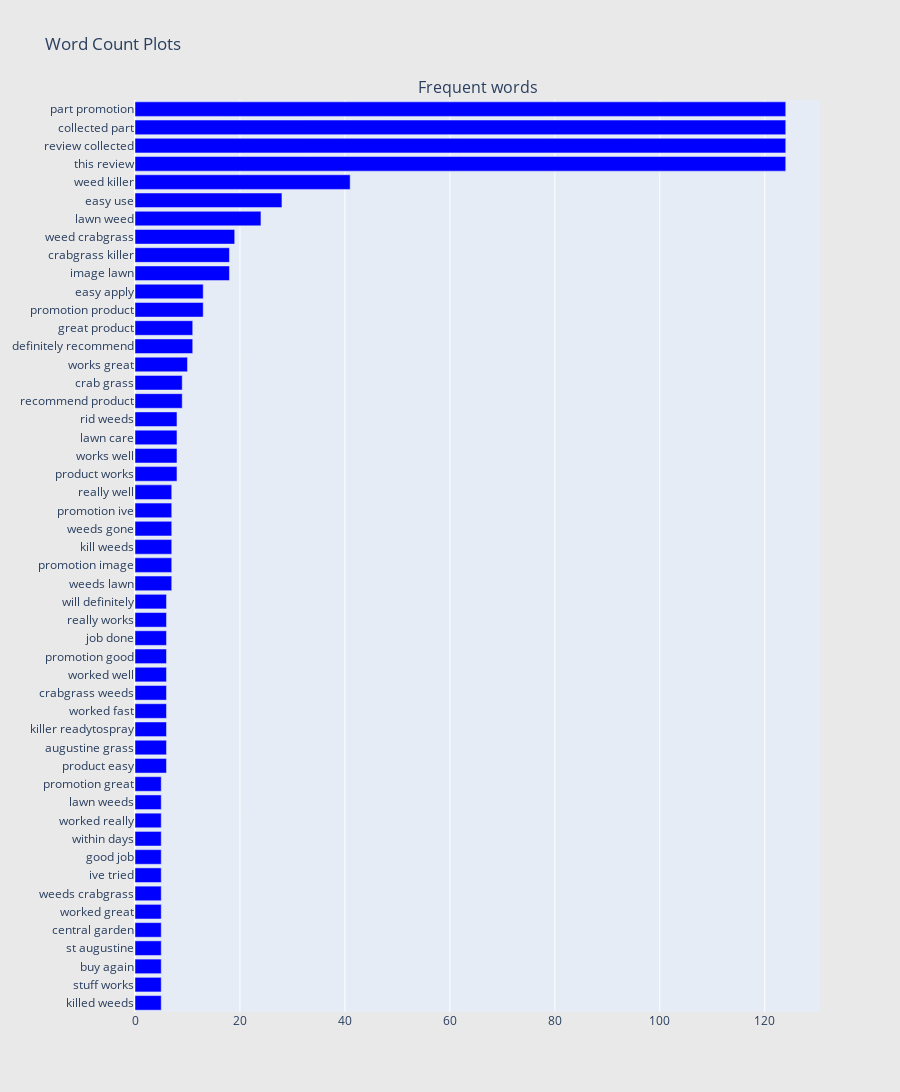

Notebook code for this chart:
### Code cell
## Get the bar chart from 5 rated reviews ##
freq_dict = defaultdict(int)
for sent in df_rating5["review_lower"]:
    for word in generate_ngrams(sent,2):
        freq_dict[word] += 1
fd_sorted = pd.DataFrame(sorted(freq_dict.items(), key=lambda x: x[1])[::-1])
fd_sorted.columns = ["word", "wordcount"]
trace0 = horizontal_bar_chart(fd_sorted.head(50), 'blue')

# Creating two subplots
fig = tools.make_subplots(rows=1, cols=1, vertical_spacing=0.04,
                          subplot_titles=["Frequent words"])
fig.append_trace(trace0, 1, 1)
#fig.append_trace(trace1, 1, 2)
fig['layout'].update(height=1200, width=900, paper_bgcolor='rgb(233,233,233)', title="Word Count Plots")
py.iplot(fig, filename='word-plots');

### Figure 1 — Plotly figure (JSON) as saved in the notebook; plotly's stock layout.template omitted (floating-point values rounded to 4 significant figures)
{"data": [{"marker": {"color": "blue"}, "orientation": "h", "showlegend": false, "type": "bar", "x": [5, 5, 5, 5, 5, 5, 5, 5, 5, 5, 5, 5, 5, 6, 6, 6, 6, 6, 6, 6, 6, 6, 6, 7, 7, 7, 7, 7, 7, 8, 8, 8, 8, 9, 9, 10, 11, 11, 13, 13, 18, 18, 19, 24, 28, 41, 124, 124, 124, 124], "xaxis": "x", "y": ["killed weeds", "stuff works", "buy again", "st augustine", "central garden", "worked great", "weeds crabgrass", "ive tried", "good job", "within days", "worked really", "lawn weeds", "promotion great", "product easy", "augustine grass", "killer readytospray", "worked fast", "crabgrass weeds", "worked well", "promotion good", "job done", "really works", "will definitely", "weeds lawn", "promotion image", "kill weeds", "weeds gone", "promotion ive", "really well", "product works", "works well", "lawn care", "rid weeds", "recommend product", "crab grass", "works great", "definitely recommend", "great product", "promotion product", "easy apply", "image lawn", "crabgrass killer", "weed crabgrass", "lawn weed", "easy use", "weed killer", "this review", "review collected", "collected part", "part promotion"], "yaxis": "y"}], "layout": {"annotations": [{"font": {"size": 16}, "showarrow": false, "text": "Frequent words", "x": 0.5, "xanchor": "center", "xref": "paper", "y": 1, "yanchor": "bottom", "yref": "paper"}], "height": 1200, "paper_bgcolor": "rgb(233,233,233)", "title": {"text": "Word Count Plots"}, "width": 900, "xaxis": {"anchor": "y", "autorange": true, "domain": [0, 1], "range": [0, 130.5], "type": "linear"}, "yaxis": {"anchor": "x", "autorange": true, "domain": [0, 1], "range": [-0.5, 49.5], "type": "category"}}}
